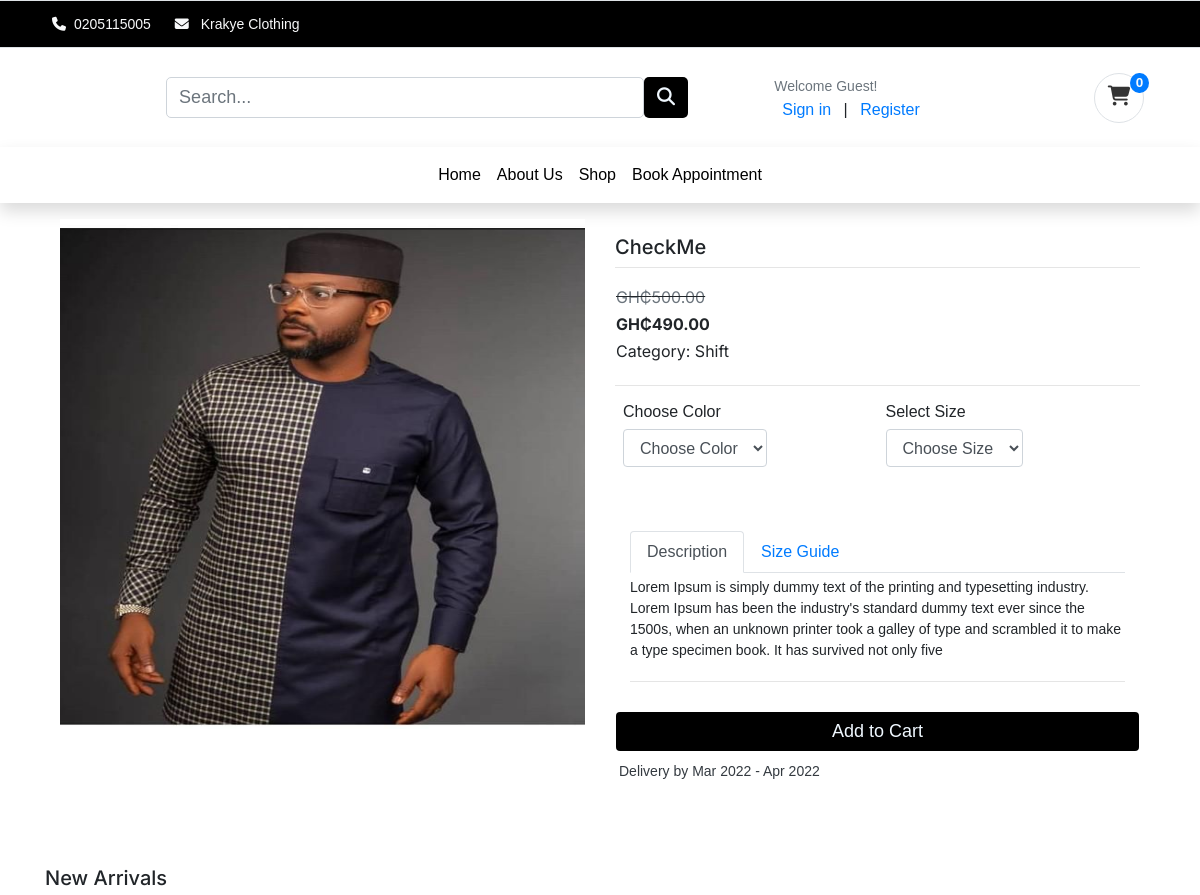
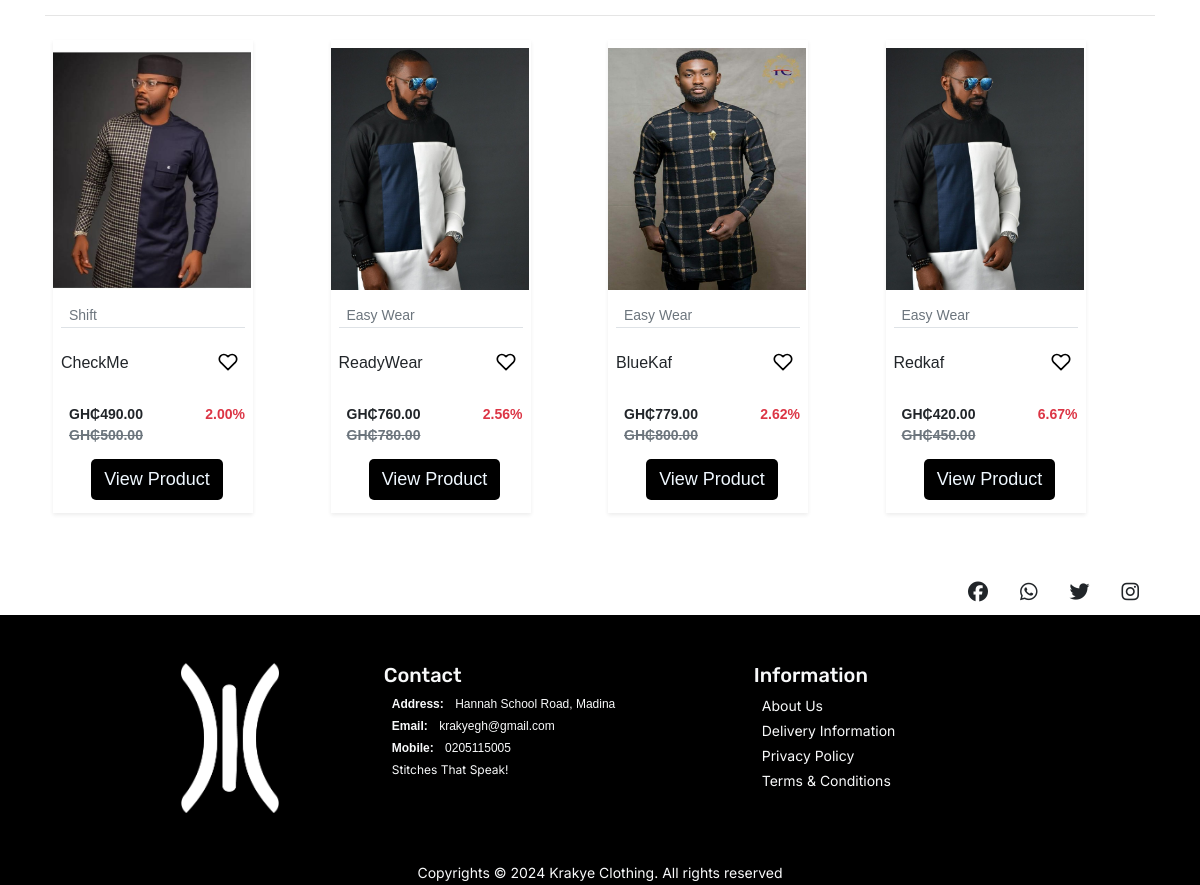
Screenshot of /shop/category/shift/checkme/ with the database file from the repository (2 pictures, top to bottom).
### store/models.py (models this page shows, shortened)
class Product(models.Model):
    product_name = models.CharField(max_length=255)
    slug = models.SlugField(max_length=255, unique=True)
    description = models.TextField(blank=True)
    size_guide = models.ImageField(upload_to='size_guide/')
    images = models.ImageField(upload_to='products/')
    price = models.DecimalField(max_digits=6, decimal_places=2, default=0)
    discounted_price = models.DecimalField(max_digits=6, decimal_places=2, default=0)
    stock = models.IntegerField(default=0)
    in_stock = models.BooleanField(default=True)
    created_date = models.DateTimeField(auto_now_add=True)
    modified_date = models.DateTimeField(auto_now=True)
    category = models.ForeignKey(Category, on_delete=models.CASCADE)
    objects = models.Manager()
    products = ProductManager()
    @property
    def discount(self):
        if self.discounted_price > 0:
            discount_percent = ((self.price - self.discounted_price)/self.price)*100
            return format(discount_percent, '.2f')
    def get_absolute_url(self):
        return reverse('store:product_detail', args=[self.category.slug, self.slug])
    class Meta:
        verbose_name_plural = 'Products'
        ordering = ('-created_date', )

### category/models.py (models this page shows, shortened)
class Category(models.Model):
    category_name = models.CharField(max_length=50, unique=True)
    slug = models.SlugField(max_length=50, unique=True)
    description = models.TextField(blank=True)
    cat_image = models.ImageField(upload_to = 'categories')
    class Meta:
        verbose_name_plural ='categories'
    def __str__(self):
        return self.category_name

### store/views.py (the view)
# urls.py: path('shop/category/<str:category_slug>/<str:product_slug>/', views.product_detail, name="product_detail"),
def product_detail(request, category_slug=None, product_slug=None):
    try:
        single_product = Product.objects.get(category__slug=category_slug, slug=product_slug)
        in_cart = CartItem.objects.filter(cart__cart_id=_cart_id(request), product=single_product).exists()
        new_arrivals = Product.objects.all().order_by('-created_date')[:5]
    except Exception as e:
        raise e
    context = {
        'single_product':single_product,
        'in_cart':in_cart,
        'new_arrivals': new_arrivals,
        }
    return render(request, 'store/product/product.html', context )

### templates/store/product/product.html (shortened to what this page needs)
{% extends '../../base.html' %} {% block title %}Krakye Clothing{% endblock%}
{% block content %} {%load static%}
<link rel="stylesheet" href="{%static 'css/ui.css'%}">
<link rel="stylesheet" href="{%static 'css/magnifier.css'%}">
  <main id="main-site">
    <section id="product" class="py-3">
        <div class="container">
            <div class="row">
                <div class="col-sm-6">
                  <img id="product-img" src="{{single_product.images.url}} " class="d-block w-100 magnifiedImg" width="474px" height="510px" alt="Product-details">
                </div>
            <form class="col-sm-6" action="{%url 'cart:add_cart' single_product.id%}" method="POST">
                <div>
                    <h5 class="font-inter font-size-20" id="product-name">{{single_product.product_name}}</h5>
                    <hr class="m-0">
                    <table class="my-3">
                        <tr >
                            <td class='old-price'>
                                <span class="font-inter font-size-16 text-muted">GH₵{{single_product.price}}</span>
                            </td>
                        </tr>
                        <tr>
                            <td>
                              <b><span class=" font-inter font-size-16">GH₵{{single_product.discounted_price}}</span></b>
                           </td>
                        </tr>
                        <tr>
                            <td>
                                <span class="font-inter font-size-16">Category: {{single_product.category}}</span>
                            </td>
                        </tr>
                    </table>
                    <hr>
                      <div class="row">
                        <div class="col mb-3">
                          <div class="item-option-select">
                            <h6>Choose Color</h6>
                            <select name="color" class="form-control" required>
                              <option value="" disabled selected >Choose Color</option>
                            </select>
                          </div>
                        </div>
                         <div class="col mb-3">
                          <div class="item-option-select">
                            <h6>Select Size</h6>
                            <select name="size" class="form-control" required>
                              <option value="" disabled selected >Choose Size</option>
                            </select>
                          </div>
                        </div>
                      </div>
                          <div class='row'>
                          <div class="col-12 details">
                            <div class="font-rubik font-size-16 text-black">
                              <ul class="nav nav-tabs" id="myTab" role="tablist">
                                <li class="nav-item">
                                  <a class="nav-link active " id="home-tab" data-toggle="tab" href="#product-description" role="tab" aria-controls="home" aria-selected="true">Description</a>
                                </li>
                                <li class="nav-item">
                                  <a class="nav-link " id="profile-tab" data-toggle="tab" href="#size-guide" role="tab" aria-controls="profile" aria-selected="false">Size Guide</a>
                                </li>
                              </ul>
                              <div class="tab-content font-inter font-size-14 mt-1" id="myTabContent">
                                <div class="tab-pane fade show active" id="product-description" role="tabpanel" aria-labelledby="home-tab">{{single_product.description}}</div>
                              </div>
                            </div>
                            <hr>
                          </div>
                      </div>
                <div class="form-row pt-2 font-size-16 font-inter">
                  <div class="col">
                    {%if single_product.stock <= 0%}
                    <h4 class="text-danger">Out of Stock</h4>
                    {%else%}
                        <button type="submit" class="btn btn-product form-control update-cart">Add to Cart</button>
                    {%endif%}
                    </div>
              </div>
            </form>
                    <div id="order-details" class="font-inter d-flex flex-column text-dark m-1">
                        <small>
                            Delivery by Mar 2022 - Apr 2022
                        </small>
                    </div>
                </div>
            </div>
    </section>
    <section id="top-sale">
      <div class="container py-5">
        <h4 class="font-inter font-size-20">New Arrivals</h4>
        <hr>
      <div class="owl-carousel owl-theme">
        {%for item in new_arrivals%}
        <div class="shadow-sm item py-2 m-2" style="width: 200px">
          <div class="product font-inter">
              <img src="{{item.images.url}}" alt="product-1" class="img-fluid xzoom" xoriginal="{{item.images.url}}" style="width: 198px; height: 242.3px;">
            <div class="mt-2">
              <h4 class="product-category mx-2 border-bottom"><a class="text-black font-size-14 text-muted" href="">{{item.category}}</a></h4>
            </div>
            <div class="text-center ml-2">
              <div class="d-flex align-items-center justify-content-between mb-0">
                <h6>{{item.product_name}}</h6>
                <button class="btn btn-wishlist pb-3" style="color: black;">
                </button>
              </div>
              <div class="price d-flex text-left font-size-14">
                <div class="new-price p-2">
                  <span><b>GH₵{{item.discounted_price}}</b></span>
                  <span class="old-price text-muted">GH₵{{item.price}}</span>
                </div>
                <div class= "ml-auto p-2">
                  <span class="discount-percentage text-danger">{{item.discount}}%</span>
                </div>
              </div>
              <a href="{{item.get_absolute_url}}">
                <button type="submit" class="btn btn-product font-size-12 product-link" >View Product</button>
                </a>
              </div>
          </div>
        </div>
        {%endfor%}
      </div>
      </div>
    </section>
  </main>
{%endblock%}

### templates/base.html (shortened to what this page needs)
{%load static%}
<!DOCTYPE html>
<html lang="en">
<head>
     <link rel="stylesheet" href="https://cdn.jsdelivr.net/npm/bootstrap@4.6.1/dist/css/bootstrap.min.css">
    <link rel="stylesheet" href="https://cdnjs.cloudflare.com/ajax/libs/animate.css/4.1.1/animate.min.css"/>
     <link rel="stylesheet" href="https://cdnjs.cloudflare.com/ajax/libs/OwlCarousel2/2.3.4/assets/owl.carousel.min.css" />
     <link rel="stylesheet" href="https://cdnjs.cloudflare.com/ajax/libs/OwlCarousel2/2.3.4/assets/owl.theme.default.min.css" />
     <link rel="stylesheet" href="https://cdnjs.cloudflare.com/ajax/libs/font-awesome/6.0.0/css/all.min.css" />
     <link rel="stylesheet" href="{%static 'css/style.css'%}">
     <link rel="stylesheet" href="{%static 'css/responsive.css'%}">
</head>
<body>
  <header id="header">
{%include 'includes/topbar.html' %}
{%include 'includes/navbar.html' %}
{%include 'includes/bottombar.html' %}
  </header>
  {%block content%} {%endblock%}
    {%include 'includes/socialmedia.html' %}
    {%include 'includes/footer.html' %}
  </body>
  </html>

### templates/includes/topbar.html (shortened to what this page needs)
<nav class="px-5 navbar-item-hidden navbar border-top border-bottom topbar ">
    <div class="d-flex">
        <span class="font-inter font-size-14 text-light pr-2 m-1" ><b><i class="fa-solid fa-phone"></i></b><a href="tel:+233205115005" class="text-light text-decoration-none" >0205115005</a></span>
        <span class="font-inter font-size-14 text-light pr-2 m-1" > <b><i class="fa-solid fa-envelope"></i></b> <a href="mailto:krakyegh@gmail.com" class="text-light text-decoration-none" >Krakye Clothing</a></span>
    </div>
  </nav>

### templates/includes/navbar.html (shortened to what this page needs)
<nav class="px-5 navbar navbar-expand-lg navbar-light bg-white d-flex justify-content-between">
    <a class="navbar-brand" href="{%url "store:home"%}"><img src="https://festus-kwafo.github.io/KrakyeClothing/assets/logo.png" width="70" alt="" class="img-fluid"></a>
        <form action="{%url 'store:search'%}" method="GET" class="col-6 search-bar">
          <div class="input-group">
            <input type="text" class="form-control" placeholder="Search..." name="keyword">
            <button class="btn btn-product" type="submit"><i class="fa-solid fa-magnifying-glass"></i>
            </button>
          </div>
        </form>
        <div class="d-flex nav-item">
            <div class="accounts mr-3 navbar-item-hidden font-inter text-decoration-none">
              {% if user.id is None %}
              <div class="widget-header">
                <small class="title text-muted">Welcome Guest!</small>
                <div>
                  <a href="{% url 'accounts:login' %}">Sign in</a> <span class="dark-transp"> | </span>
                  <a href="{% url 'accounts:register' %}"> Register</a>
                </div>
              </div>
              {% endif %}
            </div>
        </div>
    <div class="">
      <a href="{%url 'cart:cart_summary'%}">
        <button type="button" class="btn btn-cart border rounded-circle position-relative">
          <i class="fa-solid fa-cart-shopping font-size-20"></i>
          <span class="text-light position-absolute top-0 start-100 translate-middle rounded-circle badge bg-primary">
            {{cart_count}}
          </span>
        </button>
      </a>
    </div>
  </nav>

### templates/includes/bottombar.html (shortened to what this page needs)
<nav class="d-flex flex-row-reverse row-re shadow px-5 navbar navbar-expand-lg navbar-light">
    <div class="collapse navbar-collapse text-center" id="navbarNav">
    <ul class="navbar-nav m-auto font-inter">
      <li class= "nav-item active">
        <a class="nav-link text-black" href="{%url "store:home"%}">Home <span class="sr-only">(current)</span></a>
      </li>
      <li class="nav-item">
        <a class="nav-link" href="{% url "store:about_us" %}">About Us</a>
      </li>
      <li class="nav-item">
        <a class="nav-link" href="{% url "store:shop" %}">Shop</a>
      </li>
      <li class="nav-item">
        <a class="nav-link" href="{%url 'appointment:appointment' %}">Book Appointment</a>
      </li>
    </ul>
    </div>
    </nav>

### templates/includes/socialmedia.html
<section id="social-media">
    <div class="container my-2">
      <div class="row d-flex justify-content-end font-size-20 ">
        <a href=""> <i class="fa-brands fa-facebook px-2 color-primary"></i></a>
        <a href=""> <i class="fa-brands fa-whatsapp px-2 color-primary"></i></a>
        <a href=""> <i class="fa-brands fa-twitter px-2 color-primary"></i></a>
        <a href=""> <i class="fa-brands fa-instagram px-2 color-primary "></i></a>
      </div>
    </div>
  </section>

### templates/includes/footer.html
{%load static%}
<footer id="footer" class="color-second-bg py-5 text-light">
    <div class="container">
      <div class="row justify-content-center">
         <div class="col-lg-3 col-12 text-center">
          <img src="{%static 'images/logo-white.png'%}" width="98px" height="149px" class="img-fluid" alt="logo">
        </div>
        <div class="col-lg-4 col-12">
          <h4 class="font-rubik font-size-20 ">Contact</h4>
          <div class="d-flex flex-column flex-wrap text-light pl-2">
            <span class="font-inter font-size-12  pb-1" > <b>Address:</b>  <a href="https://goo.gl/maps/PvDEY96d2sS3cyo46" class="text-light text-decoration-none">Hannah School Road, Madina</a> </span>
            <span class="font-inter font-size-12 pb-1" > <b>Email:</b>  <a href="mailto:krakyegh@gmail.com" class="text-light text-decoration-none" >krakyegh@gmail.com</a></span>
            <span class="font-inter font-size-12  pb-1" ><b>Mobile: </b><a href="tel:+233205115005" class="text-light text-decoration-none" >0205115005</a></span>
            <span class="font-inter font-size-12 pb-1" >Stitches That Speak!</span>
          </div>
        </div>
        <div class="col-lg-4 col-12">
          <h4 class="font-rubik font-size-20 text-light">Information</h4>
          <div class="d-flex flex-column flex-wrap text-light">
            <a href="#" class="font-inter font-size-14 text-light  pb-1 text-decoration-none">About Us</a>
            <a href="#" class="font-inter font-size-14 text-light  pb-1 text-decoration-none">Delivery Information</a>
            <a href="#" class="font-inter font-size-14 text-light pb-1 text-decoration-none">Privacy Policy</a>
            <a href="#" class="font-inter font-size-14 text-light pb-1 text-decoration-none">Terms & Conditions</a>
          </div>
        </div>
      </div>
    </div>
  </footer>
  <div class="copyright text-center color-second-bg text-light px-0">
    <span class="font-inter font-size-14">Copyrights &copy; <script>document.write(new Date().getFullYear())</script> Krakye Clothing. All rights reserved </span>
  </div>

### rows the page displays
Product: images (picture), product_name "CheckMe", price "500.00", discounted_price "490.00", category "Shift", description "Lorem Ipsum is simply dummy text of the printing and typesetting industry. Lorem Ipsum has been the industry's standard dummy text ever since the 1500s, when an unknown printer took a galley of type and scrambled it to make a type specimen book. It has survived not only five", discount "2.00"
Product: images (picture), category "Easy Wear", product_name "ReadyWear", discounted_price "760.00", price "780.00", discount "2.56"
Product: images (picture), category "Easy Wear", product_name "BlueKaf", discounted_price "779.00", price "800.00", discount "2.62"
Product: images (picture), category "Easy Wear", product_name "Redkaf", discounted_price "420.00", price "450.00", discount "6.67"

### other values shown
{{ cart_count }} "0"
